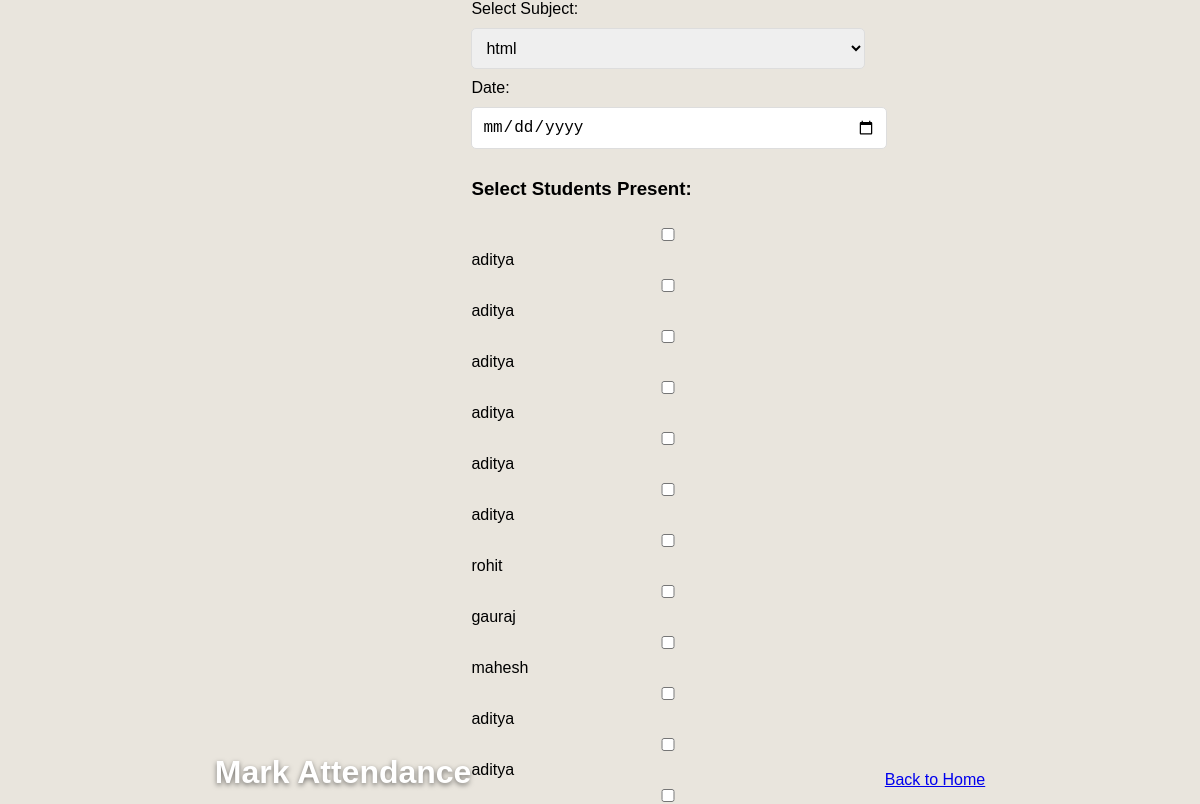
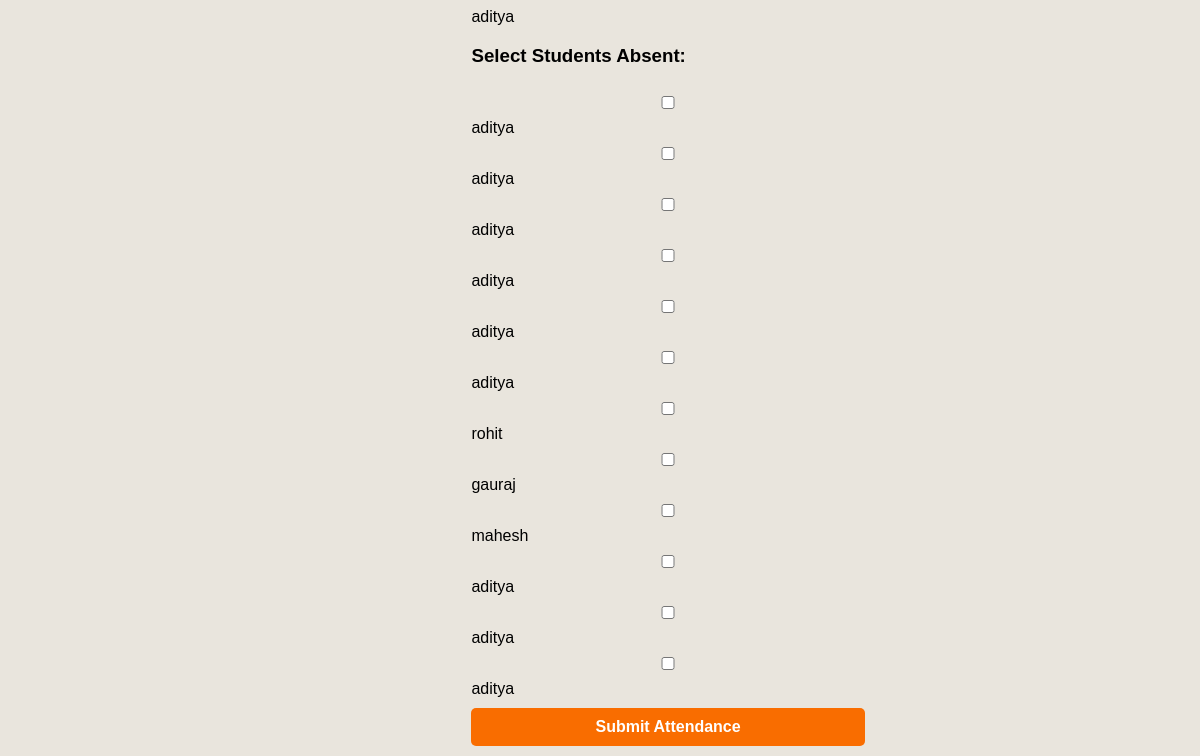
Before: /mark_attendance with the older database file (2 pictures, top to bottom).
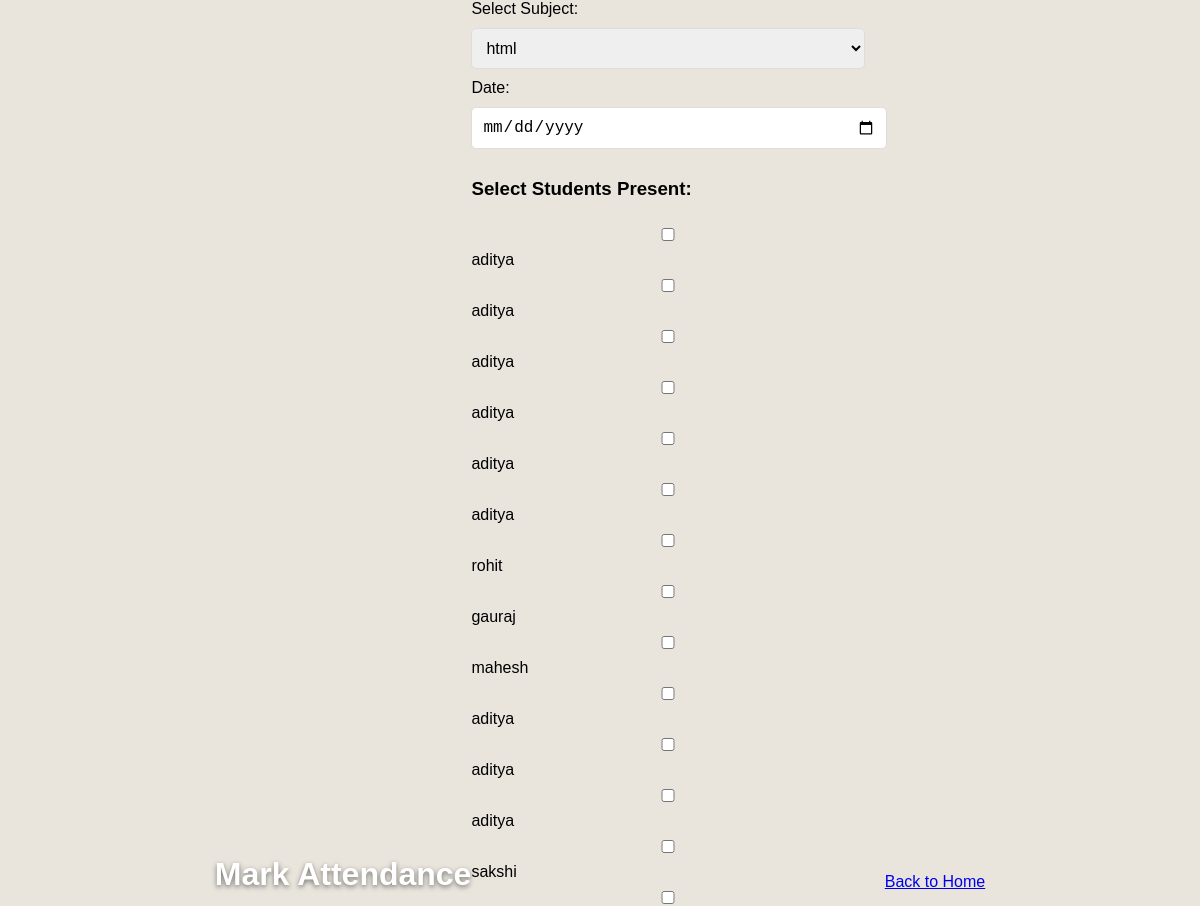
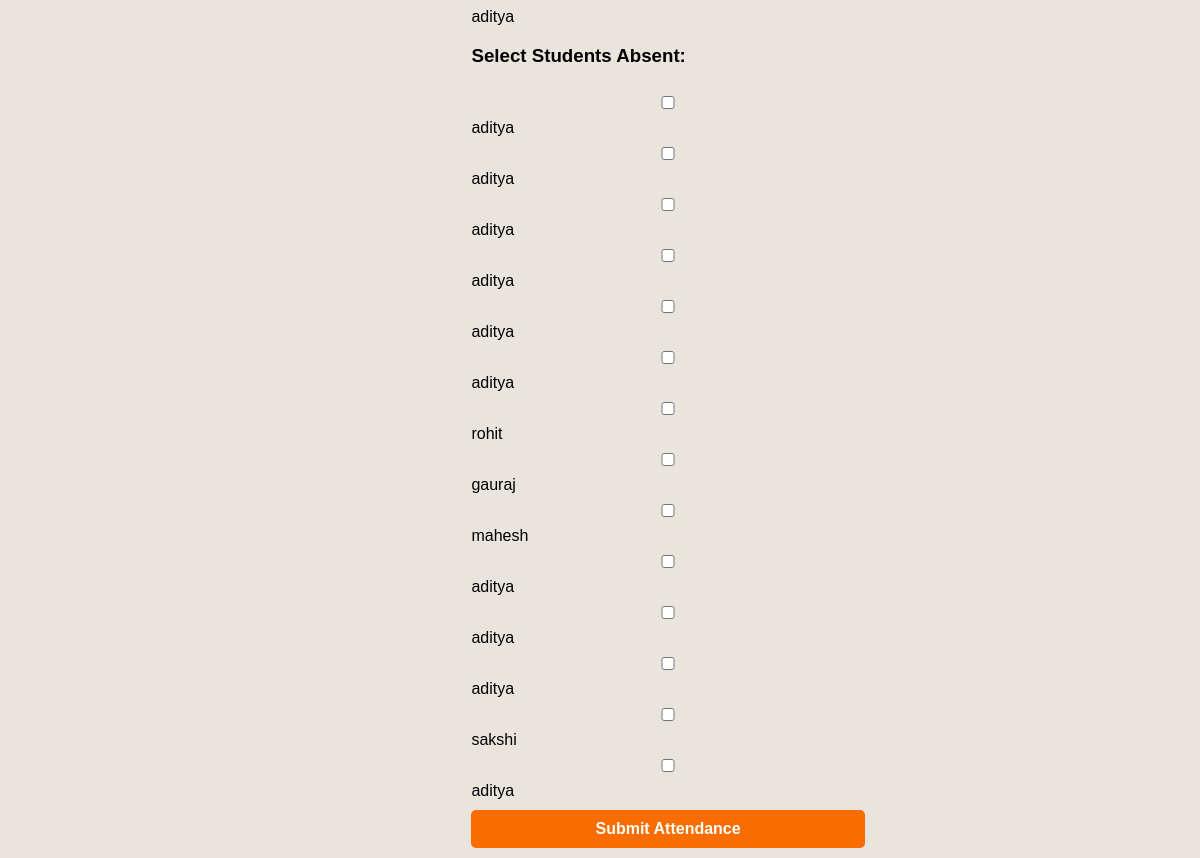
After: the same page with the newer database file (2 pictures, top to bottom).
### app.py (models this page shows)
class Student(db.Model):
    id = db.Column(db.Integer, primary_key=True)
    name = db.Column(db.String(100), nullable=False)

### app.py (the view, shortened to what this page needs)
@app.route('/mark_attendance', methods=['GET', 'POST'])
def mark_attendance():
    students = Student.query.all()
    subjects = Subject.query.all()
    return render_template('mark_attendance.html', students=students, subjects=subjects)

### templates/mark_attendance.html (shortened to what this page needs)
<!DOCTYPE html>
<html lang="en">
<head>
    <link rel="stylesheet" type="text/css" href="{{ url_for('static', filename='css/styles.css') }}">
</head>
<body>
    <h1>Mark Attendance</h1>
    <form method="POST">
        <label for="subject_id">Select Subject:</label>
        <select name="subject_id" id="subject_id">
            {% for subject in subjects %}
                <option value="{{ subject.id }}">{{ subject.name }}</option>
            {% endfor %}
        </select>
        <label for="date">Date:</label>
        <input type="date" id="date" name="date" required>
        <h3>Select Students Present:</h3>
        {% for student in students %}
            <label>
                <input type="checkbox" name="present" value="{{ student.id }}">
                {{ student.name }}
            </label><br>
        {% endfor %}
        <h3>Select Students Absent:</h3>
        {% for student in students %}
            <label>
                <input type="checkbox" name="absent" value="{{ student.id }}">
                {{ student.name }}
            </label><br>
        {% endfor %}
        <button type="submit">Submit Attendance</button>
    </form>
    <a href="{{ url_for('index') }}">Back to Home</a>
</body>
</html>

### Static/css/styles.css (style rules this page uses)
body, html { margin: 0; padding: 0; font-family: Arial, sans-serif; box-sizing: border-box; }
body { background: #e9e5dd; min-height: 100vh; display: flex; justify-content: center; align-items: center; color: #000; }
h1, h2 { margin: 0 0 15px; color: #fff; text-shadow: 0 2px 5px rgba(0, 0, 0, 0.5); }
form input, form select, form button { width: calc(100% - 20px); margin: 10px auto; padding: 10px; border: 1px solid #ddd; border-radius: 5px; font-size: 16px; }
form button { background: #f96d00; border: none; color: white; font-weight: bold; }

Changed rows visible on the page:
added Student: name "sakshi"
added Student: name "aditya"
